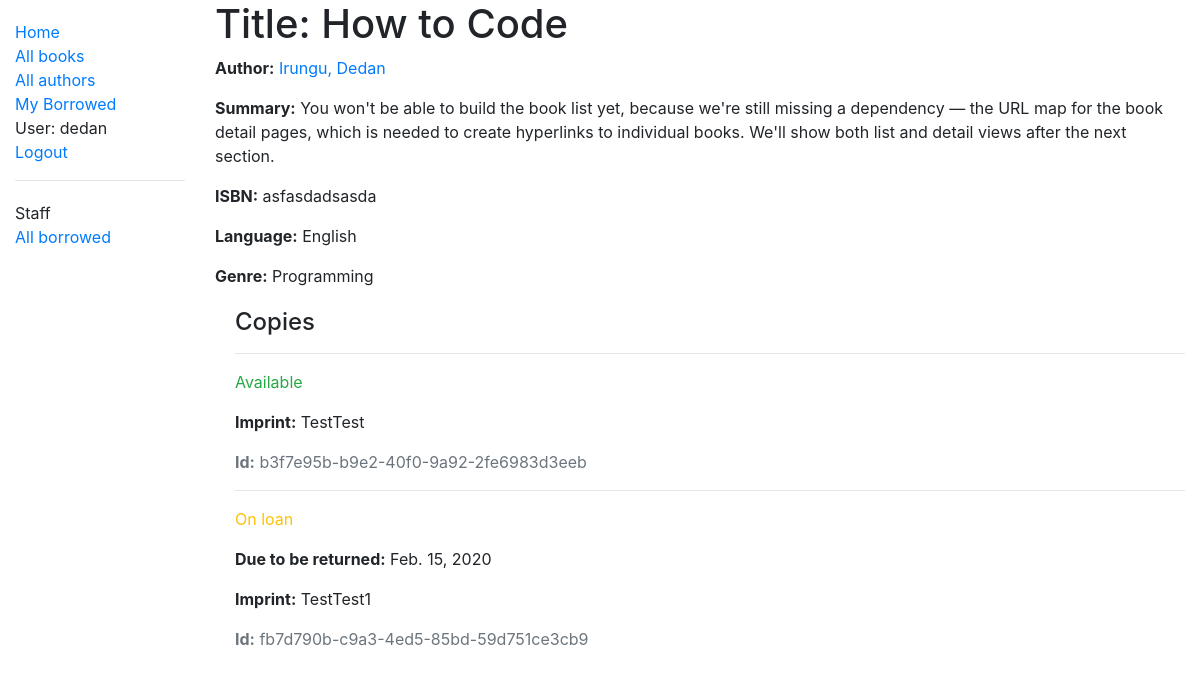
Screenshot of /catalog/book/1 (signed in) with the database file from the repository.
### catalog/models.py (models this page shows, shortened)
class Book(models.Model):
    title = models.CharField(max_length=200)
    author = models.ForeignKey('Author', on_delete=models.SET_NULL, null=True)
    summary = models.TextField(max_length=1000, help_text="Enter a brief description of the book")
    isbn = models.CharField('ISBN', max_length=13,
                            help_text='13 Character <a href="https://www.isbn-international.org/content/what-isbn'
                                      '">ISBN number</a>')
    genre = models.ManyToManyField(Genre, help_text="Select a genre for this book")
    language = models.ForeignKey('Language', on_delete=models.SET_NULL, null=True)
    def display_genre(self):
        """Creates a string for the Genre. This is required to display genre in Admin."""
        return ', '.join([genre.name for genre in self.genre.all()[:3]])
    display_genre.short_description = 'Genre'

class Author(models.Model):
    first_name = models.CharField(max_length=100)
    last_name = models.CharField(max_length=100)
    date_of_birth = models.DateField(null=True, blank=True)
    date_of_death = models.DateField('died', null=True, blank=True)
    class Meta:
        ordering = ['last_name', 'first_name']
    def __str__(self):
        return '{0}, {1}'.format(self.last_name, self.first_name)

class Language(models.Model):
    name = models.CharField(max_length=200,
                            help_text="Enter the book's natural language (e.g. English, French, Japanese etc.)")
    def __str__(self):
        return self.name

class Genre(models.Model):
    name = models.CharField(
        max_length=200,
        help_text="Enter a book genre (e.g. Science Fiction, French Poetry etc.)"
        )
    def __str__(self):
        return self.name

class BookInstance(models.Model):
    id = models.UUIDField(primary_key=True, default=uuid.uuid4,
                          help_text="Unique ID for this particular book across whole library")
    book = models.ForeignKey('Book', on_delete=models.SET_NULL, null=True)
    imprint = models.CharField(max_length=200)
    due_back = models.DateField(null=True, blank=True)
    borrower = models.ForeignKey(User, on_delete=models.SET_NULL, null=True, blank=True)
    LOAN_STATUS = (
        ('d', 'Maintenance'),
        ('o', 'On loan'),
        ('a', 'Available'),
        ('r', 'Reserved'),
    )
    status = models.CharField(
        max_length=1,
        choices=LOAN_STATUS,
        blank=True,
        default='d',
        help_text='Book availability')
    class Meta:
        ordering = ['due_back']
        permissions = (("can_mark_returned", "Set book as returned"),)

### catalog/views.py (the view)
# urls.py: path('book/<int:pk>', views.BookDetailView.as_view(), name='book-detail'),
class BookDetailView(generic.DetailView):
    model = Book

### catalog/templates/catalog/book_detail.html
{% extends "base_generic.html" %}
{% block content %}
  <h1>Title: {{ book.title }}</h1>
  <p><strong>Author:</strong> <a href="{% url 'author-detail' book.author.pk %}">{{ book.author }}</a></p>
  <p><strong>Summary:</strong> {{ book.summary }}</p>
  <p><strong>ISBN:</strong> {{ book.isbn }}</p>
  <p><strong>Language:</strong> {{ book.language }}</p>
  <p><strong>Genre:</strong> {{ book.genre.all|join:", " }}</p>
  <div style="margin-left:20px;margin-top:20px">
    <h4>Copies</h4>
    {% for copy in book.bookinstance_set.all %}
      <hr>
      <p class="{% if copy.status == 'a' %}text-success{% elif copy.status == 'm' %}text-danger{% else %}text-warning{% endif %}">
        {{ copy.get_status_display }}
      </p>
      {% if copy.status != 'a' %}
        <p><strong>Due to be returned:</strong> {{ copy.due_back }}</p>
      {% endif %}
      <p><strong>Imprint:</strong> {{ copy.imprint }}</p>
      <p class="text-muted"><strong>Id:</strong> {{ copy.id }}</p>
    {% endfor %}
  </div>
{% endblock %}

### catalog/templates/base_generic.html (shortened to what this page needs)
<!DOCTYPE html>
<html lang="en">
<head>
  <link rel="stylesheet" href="https://stackpath.bootstrapcdn.com/bootstrap/4.1.3/css/bootstrap.min.css"
>
  {% load static %}
  <link rel="stylesheet" href="{% static 'css/styles.css' %}">
</head>
<body>
  <div class="container-fluid">
    <div class="row">
      <div class="col-sm-2">
        {% block sidebar %}
        <ul class="sidebar-nav">
          <li><a href="{% url 'index' %}">Home</a></li>
          <li><a href="{% url 'books' %}">All books</a></li>
          <li><a href="{% url 'authors' %}">All authors</a></li>
          {% if user.is_authenticated %}
          <li><a href="{% url 'my-borrowed' %}">My Borrowed</a></li>
          <li>User: {{ user.get_username }}</li>
          <li><a href="{% url 'logout'%}?next={{request.path}}">Logout</a></li>
          {% else %}
          <li><a href="{% url 'login'%}?next={{request.path}}">Login</a></li>
          {% endif %}
        </ul>
        {% if user.is_staff %}
        <hr />
        <ul class="sidebar-nav">
          <li>Staff</li>
          {% if perms.catalog.can_mark_returned %}
          <li><a href="{% url 'all-borrowed' %}">All borrowed</a></li>
          {% endif %}
        </ul>
        {% endif %}
        {% endblock %}
      </div>
      <div class="col-sm-10 ">
        {% block content %}{% endblock %}
      </div>
    </div>
  </div>
</body>
</html>

### catalog/static/styles.css (style rules this page uses)
.sidebar-nav { margin-top: 20px; padding: 0; list-style: none; }

### rows the page displays
Book: title "How to Code", author "Irungu, Dedan", summary "You won't be able to build the book list yet, because we're still missing a dependency — the URL map for the book detail pages, which is needed to create hyperlinks to individual books. We'll show both list and detail views after the next section.", isbn "asfasdadsasda", language "English", genre.all "Programming"
BookInstance: status "Available", imprint "TestTest", id "b3f7e95b-b9e2-40f0-9a92-2fe6983d3eeb"
BookInstance: status "On loan", due_back "Feb. 15, 2020", imprint "TestTest1", id "fb7d790b-c9a3-4ed5-85bd-59d751ce3cb9"

### other values shown
{{ user.get_username }} "dedan"
